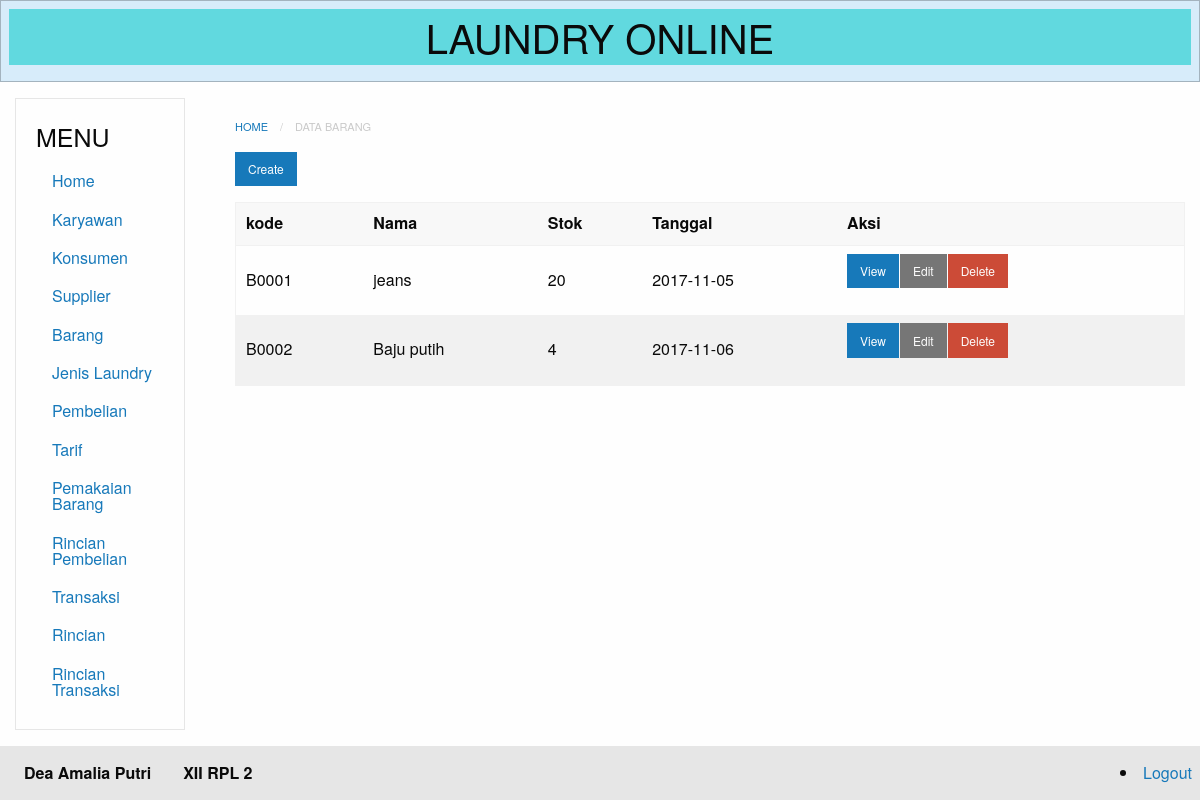
/index.php?module=barang (signed in), run on the app's committed database.
### tables this page shows
CREATE TABLE `barang` (
  `id` int(11) NOT NULL,
  `kode` varchar(20) NOT NULL,
  `nama` varchar(50) NOT NULL,
  `stok` varchar(50) NOT NULL,
  `tanggal_update_stok` date NOT NULL
);

### database.php (called while the page is built, shortened)
<?php
class Database {
	private $db_host = "localhost";
	private $db_user = "root";
	private $db_pass = "";
	private $db_name = "11_deaamaliaputri_laundry";
	var $con = false;
    var $myconn = "";
	var $result = array();
    function __construct() {
        if(!$this->con){
            $this->myconn = new mysqli($this->db_host, $this->db_user, $this->db_pass, $this->db_name);
            if($this->myconn->connect_errno > 0){
                array_push($this->result, $this->myconn->connect_error);
                return false;
            }else{
                $this->myconn->set_charset('utf8');
                $this->con = true;
                return true;
            }
        } else {
            return true;
        }
    }
	public function select($table, $rows = '*', $join = null,$join2 = null , $where = null, $order = null, $limit = null){
		$q = 'SELECT '.$rows.' FROM '.$table;
        if($this->tableExists($table)){
        	$query = $this->myconn->query($q);
			if($query){
				$this->numResults = $query->num_rows;
				for($i = 0; $i < $this->numResults; $i++){
					$r = $query->fetch_array();
                	$key = array_keys($r);
                	for($x = 0; $x < count($key); $x++){
                    	if(!is_int($key[$x])){
                    		if($query->num_rows >= 1){
                    			$this->result[$i][$key[$x]] = $r[$key[$x]];
							}else{
								$this->result[$i][$key[$x]] = null;
							}
						}
					}
				}
				return true;
			}else{
				array_push($this->result, $this->myconn->error);
				return false;
			}
      	}else{
      		return false;
    	}
    }
	private function TableExists($table) {
    	$res = $this->myconn->query('SHOW TABLES LIKE "'.$table.'"');
    	if(isset($res->num_rows)) {
        	return $res->num_rows > 0 ? true : false;
    	} else {
    		array_push($this->result, $table." does not exist in this database");
    		return false;
    	}
	}
    public function getResult(){
        $val = $this->result;
        $this->result = array();
        return $val;
    }
}

### modules/barang/barang-index.php (the view)
<nav aria-label="You are here:" role="navigation">
<ul class="breadcrumbs">
  <li><a href="?module=home">Home</a></li>
  <li class="disabled">Data Barang</li>
</ul>
</nav>
  <a href="?module=barang-create" class="small button">Create</a>
<table>
  <thead>
      <tr>
          <th>kode</th>
          <th>Nama</th>
          <th>Stok</th>
          <th>Tanggal</th>
          <th>Aksi</th>
      </tr>
  </thead>
<?php
  require_once("database.php");
  $db=new Database();
  $db->select('barang', 'id, kode, nama, stok, tanggal_update_stok');
  $res=$db->getResult();
    if(count($res) == 0){ ?>
        <tr>
            <td colspan="8">Tidak ada data yang tersedia </td>
        </tr>
    <?php
        }else{
        foreach ($res as &$r){?>
        <tr>
            <td><?php echo $r['kode'] ?></td>
            <td><?php echo $r['nama'] ?></td>
            <td><?php echo $r['stok'] ?></td>
            <td><?php echo $r['tanggal_update_stok'] ?></td>
            <td>
                <div class="small button-group">
                    <a href="?module=barang-show&id=<?php echo $r['id']; ?>" class=" button">View</a>
                    <a href="?module=barang-edit&id=<?php echo $r['id']; ?>" class="secondary button">Edit</a>
                    <a href="?module=barang-delete&id=<?php echo $r['id']; ?>"onClick='return confirm("Apakah yakin menghapus?")' class="alert button">Delete</a>
                </div>
            </td>
        </tr>
<?php
              }
          }
          ?>
</table>

### data on the page
barang: kode "B0001", nama "jeans", stok "20", tanggal_update_stok "2017-11-05"
barang: kode "B0002", nama "Baju putih", stok "4", tanggal_update_stok "2017-11-06"
